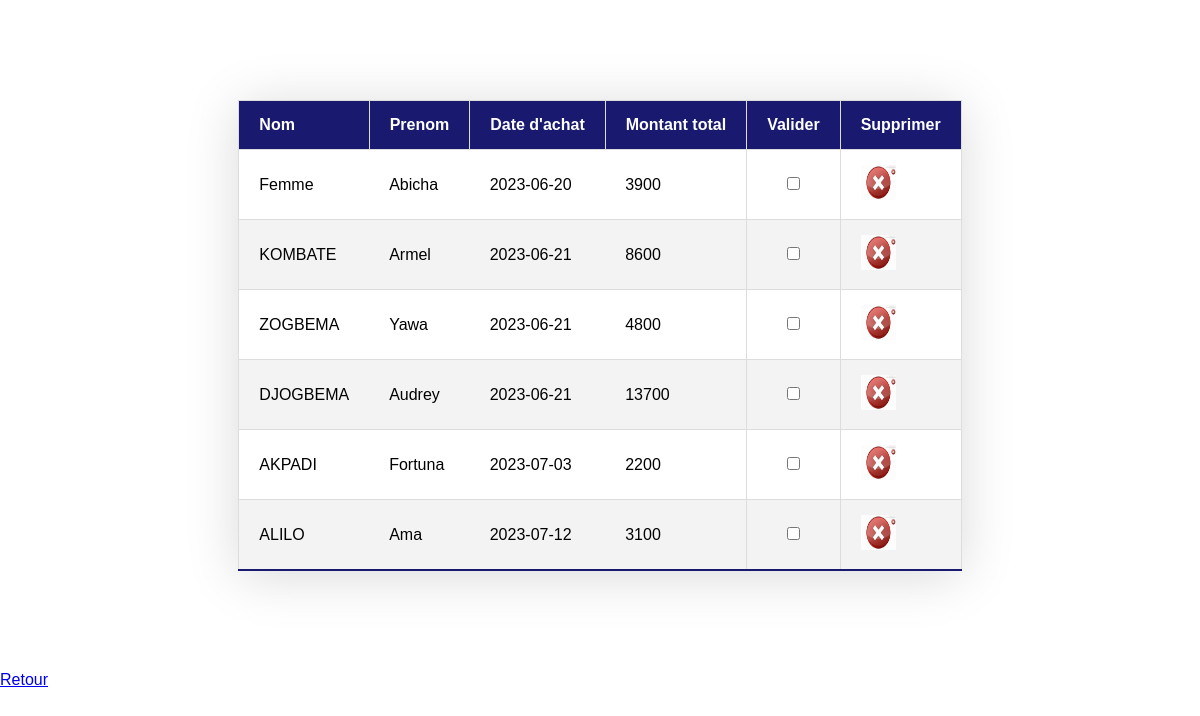
/acheter.php, run on the app's committed database.
### tables this page shows
CREATE TABLE `commande` (
  `id_cmd` int(5) NOT NULL,
  `id_cli` int(5) NOT NULL,
  `date_achat` date NOT NULL,
  `montant_t` int(10) NOT NULL
);

CREATE TABLE `client` (
  `id_cl` int(5) NOT NULL,
  `nom_cli` varchar(35) NOT NULL,
  `prenom_cli` varchar(50) NOT NULL,
  `adresse` varchar(50) NOT NULL,
  `telephone` int(15) NOT NULL,
  `email` varchar(20) NOT NULL,
  `pass` varchar(35) NOT NULL
);

### acheter.php (the view, shortened to what this page needs)
<!DOCTYPE html>
<html lang="en">
<head>
    <link rel="stylesheet" href="liste_cli.css">
</head>
<body>
<?php
    $bdd = new PDO('mysql:host=localhost;dbname=products','root','');
?>
<?php
    $ins = $bdd->prepare("SELECT nom_cli, prenom_cli, date_achat, montant_t FROM client, commande WHERE client.id_cl=commande.id_cli");
    $ins->execute();
    $tab = $ins->fetchAll(PDO::FETCH_ASSOC);
?>
<table class="tableau-style">
    <thead>
        <tr>
            <th>Nom</th>
            <th>Prenom</th>
            <th>Date d'achat</th>
            <th>Montant total</th>
            <th>Valider</th>
            <th>Supprimer</th>
        </tr>
    </thead>
    <tbody>
        <?php foreach ($tab as $row): ?>
            <tr>
                <td><?= $row["nom_cli"] ?></td>
                <td><?= $row["prenom_cli"] ?></td>
                <td><?= $row["date_achat"] ?></td>
                <td><?= $row["montant_t"] ?></td>
                <th><input type="checkbox" name="$total"></th>
                <td><a href="panier.php?del=<?=$product['id']?>"><img src="photos/delete.jpeg" style="height:35px;width: 35px;"></a></td>
            </tr>
        <?php endforeach; ?>
    </tbody>
</table>
<a href="acceuil.html">Retour</a>
</body>
</html>

### css/liste_cli.css (style rules this page uses)
body { height: 100vh; font-family: Arial, Helvetica, sans-serif; }
.tableau-style { border-collapse: collapse; min-width: 400px; width: auto; box-shadow: 0 5px 50px rgba(0, 0, 0, 0.15); cursor: pointer; margin: 100px auto; border: 1px solid midnightblue; }
thead tr { background-color: midnightblue; color: #fff; text-align: left; }
th, td { padding: 15px 20px; }
tbody tr, th { border: 1px solid #ddd; }
tbody tr:nth-child(even) { background-color: #f3f3f3; }
tbody tr:last-of-type { border-bottom: 2px solid midnightblue; }

### data on the page
commande: id_cli.nom_cli "Femme", id_cli.prenom_cli "Abicha", date_achat "2023-06-20", montant_t "3900"
commande: id_cli.nom_cli "KOMBATE", id_cli.prenom_cli "Armel", date_achat "2023-06-21", montant_t "8600"
commande: id_cli.nom_cli "ZOGBEMA", id_cli.prenom_cli "Yawa", date_achat "2023-06-21", montant_t "4800"
commande: id_cli.nom_cli "DJOGBEMA", id_cli.prenom_cli "Audrey", date_achat "2023-06-21", montant_t "13700"
commande: id_cli.nom_cli "AKPADI", id_cli.prenom_cli "Fortuna", date_achat "2023-07-03", montant_t "2200"
commande: id_cli.nom_cli "ALILO", id_cli.prenom_cli "Ama", date_achat "2023-07-12", montant_t "3100"
